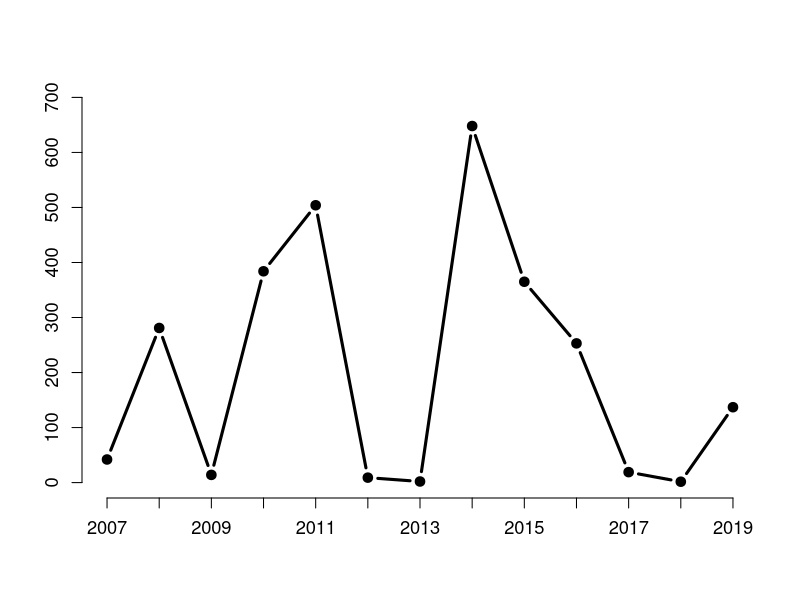

The R source for this figure:
N1_range = c(42,281,14,384,504,9,2,648,365,253,19,1.6,137) #2007 à 2019
year_l = c(2007:2019)

plot(year_l,N1_range,type="b",pch=19,xaxt="n",ylim=c(0,700),ylab="",xlab="",bty="n",cex.axis=1.1,cex.lab=1.2,lwd=3)
axis(1,at=seq(from=2007,to=2019,by=1),font.lab=2,cex.axis=1.1,cex.lab=1.2)
dev.copy2pdf(file="Lemmings_timeseries.pdf",width=8, height=6)
dev.off()
